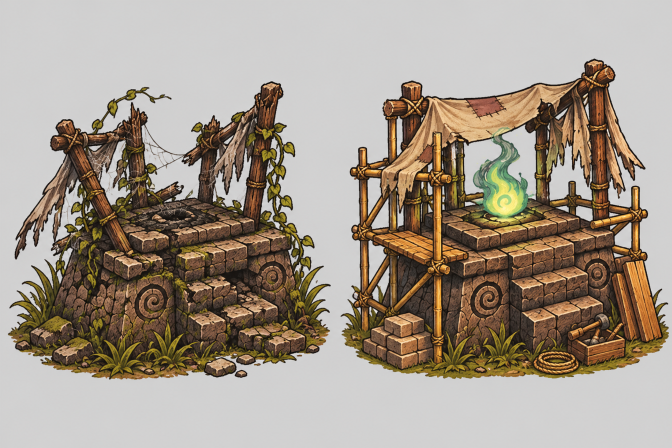
#> input picture art/vil2/src/altar_sheet.png, 1344 x 896 px, given in place of house_sheet.png, which was not available (shown at 1/2 size)
$ python clean_matte.py
#> lines starting #> are read from the running program, lines starting #| are printed output that depends on the picture; after the words box and inside, x2 and y2 are one past the last pixel; in counts of white or black regions, pixels touching at a corner belong together
### art/vil2/bld_states.py
#!/usr/bin/env python3
"""建築三態處理：python3 bld_states.py <sheet.png> <key> <outdir>
sheet 為左（廢墟）右（修復中）兩張並排、淺灰底。按中間最空的一條直線切開，
每半邊去底做透明，再按原 sprite（godot/assets/spr/<key>.webp）的物件高度與底部中心對齊，
輸出 <key>_ruin.webp、<key>_repair.webp（同原圖畫布尺寸）。"""
import sys
import numpy as np
from PIL import Image
from scipy import ndimage

SPR = "/home/claude/wt/artb/godot/assets/spr"


# [29 lines left out: functions fgmask, split, not called in this run]


def place(im, key):
    ref = Image.open(f"{SPR}/{key}.webp").convert("RGBA"); rb = ref.getbbox()
    s = (rb[3] - rb[1]) / im.height
    s = min(s, (rb[2] - rb[0]) * 1.08 / im.width)
    im = im.resize((max(1, int(im.width * s)), max(1, int(im.height * s))), Image.LANCZOS)
    cv = Image.new("RGBA", ref.size); cx = (rb[0] + rb[2]) // 2
    cv.alpha_composite(im, (cx - im.width // 2, rb[3] - im.height))
    return ref, cv


# [11 lines that do not run on import are left out]

### art/vil2/clean_matte.py
#!/usr/bin/env python3
"""乾淨去底（v2）：python3 clean_matte.py
從 src/<key>_sheet.png（左廢墟、右修復中，淺灰底）與 furnace_3state_sheet.png（廢墟｜修復中｜完成）
重新去底，輸出 sprites/<key>_{ruin,repair}.webp 與 furnace_{ruin,repair,done}.webp。
做法：
- 以邊框中位數估底色；與外框連通、接近底色的像素才算背景（不誤挖畫內的灰色）。
- 被包住、接近底色、面積 >150px 的洞也挖走（棚架、藤蔓間的灰底）。
- 邊緣 2px 內按色差算軟 alpha，並做「去灰」：反推前景色 C=(I-(1-a)*bg)/a，消除灰邊。
- 刪掉與主體不連、面積 <600px 的碎點；最後 alpha 收 1px＋輕微平滑。
- 對齊同 bld_states.place（原 sprite 物件高度與底部中心）。
"""
import numpy as np
from PIL import Image
from scipy import ndimage
from bld_states import place

BG_T, CORE_T = 14, 48


def matte(a, keep_grey=False, soft_rule=False):
    rgb = a[..., :3].astype(float)
    bg = np.median(np.concatenate([a[0], a[-1], a[:, 0], a[:, -1]]), axis=0)[:3].astype(float)
    diff = np.abs(rgb - bg).sum(-1)
    bglike = diff < BG_T * 2.2
    lab, n = ndimage.label(bglike)
    border = set(np.unique(np.concatenate([lab[0], lab[-1], lab[:, 0], lab[:, -1]]))) - {0}
    outside = np.isin(lab, list(border))
    # 被包住的灰底洞
    chroma = rgb.max(-1) - rgb.min(-1)
    # 被包住的灰底（含 AI 畫的灰底漸層、略亮／略暗）：低彩度、平滑（局部標準差小）、成片
    lum = rgb.mean(-1)
    lstd = np.sqrt(np.maximum(ndimage.uniform_filter(lum ** 2, 5) - ndimage.uniform_filter(lum, 5) ** 2, 0))
    if keep_grey or soft_rule:   # 糯米田：灰色水面是畫的一部分，只挖與底色幾乎相同者
        hole = (diff < BG_T * 2.6) & (chroma < 10) & (lstd < 3) & ~outside
    else:
        hole = (lum > 168) & (lum < 250) & (chroma < 11) & ~outside
    hl, hn = ndimage.label(hole)
    if hn:
        hs = ndimage.sum(hole, hl, range(1, hn + 1))
        outside |= np.isin(hl, [i + 1 for i, s in enumerate(hs) if s > 12])
    fg = ~outside
    fg = ndimage.binary_opening(fg, iterations=1)
    # 去碎點：只留大塊（主體或 >600px）
    fl, fn = ndimage.label(fg)
    if fn:
        fs = ndimage.sum(fg, fl, range(1, fn + 1))
        big = max(fs)
        fg = np.isin(fl, [i + 1 for i, s in enumerate(fs) if s > max(600, big * 0.004)])
    # 軟 alpha：只在邊緣帶
    core = ndimage.binary_erosion(fg, iterations=2)
    band = fg & ~core
    al = np.where(core, 1.0, 0.0)
    soft = np.clip((diff - BG_T) / (CORE_T - BG_T), 0, 1)
    al = np.where(band, soft, al)
    # 收 1px，避免最外圈灰
    al = np.where(fg & ~ndimage.binary_erosion(fg, iterations=1), al * 0.55, al)
    al = ndimage.gaussian_filter(al, 0.6) * fg
    al = np.clip(al, 0, 1)
    al[al < 0.08] = 0
    # 去灰（前景色反推）
    a3 = al[..., None]
    col = np.where(a3 > 0.02, (rgb - (1 - a3) * bg) / np.maximum(a3, 0.02), rgb)
    col = np.clip(col, 0, 255)
    out = np.dstack([col, al * 255]).astype("uint8")
    return out


def panels(a, k):
    """依主體之間的空白直線切成 k 塊"""
    bg = np.median(np.concatenate([a[0], a[-1], a[:, 0], a[:, -1]]), axis=0)[:3]
    diff = np.abs(a[..., :3].astype(int) - bg).sum(-1)
    col = (diff > 40).sum(0)
    w = a.shape[1]
    cuts = []
    for i in range(1, k):
        c = w * i // k; lo, hi = c - w // (3 * k), c + w // (3 * k)
        cuts.append(lo + int(np.argmin(col[lo:hi])))
    xs = [0] + cuts + [w]
    return [a[:, xs[i]:xs[i + 1]] for i in range(k)]


def crop(im):
    return im.crop(im.getbbox())


if __name__ == "__main__":
    keys = ["house", "wood", "rice", "plank", "bun", "store", "home", "camp", "altar"]
    for k in keys:
        a = np.asarray(Image.open(f"src/{k}_sheet.png").convert("RGBA"))
#> a is the input picture: shape (896, 1344, 4); mean R, G, B, A 163.4, 152.1, 139.1, 255
        for part, name in zip(panels(a, 2), ["ruin", "repair"]):
#> in panels, `bg = np.median(np.concatenate([a[0], a[-1], a[:, 0], a[:, -1]]), axis=..`: bg = [209, 208, 208]
#> in panels, `col = (diff > 40).sum(0)`: col = 1344 values, max 631 at index 1186, min 0 at index 0, mean 403.3
#> after the loop in panels, `for i in range(1, k):`: cuts = [662]
#> in panels, `xs = [0] + cuts + [w]`: xs = [0, 662, 1344]
            im = crop(Image.fromarray(matte(part, keep_grey=(k == "rice"))))
#> in matte, `bg = np.median(np.concatenate([a[0], a[-1], a[:, 0], a[:, -1]]), axis=..`: bg = [209, 208, 208]
#> in matte, `bglike = diff < BG_T * 2.2`:
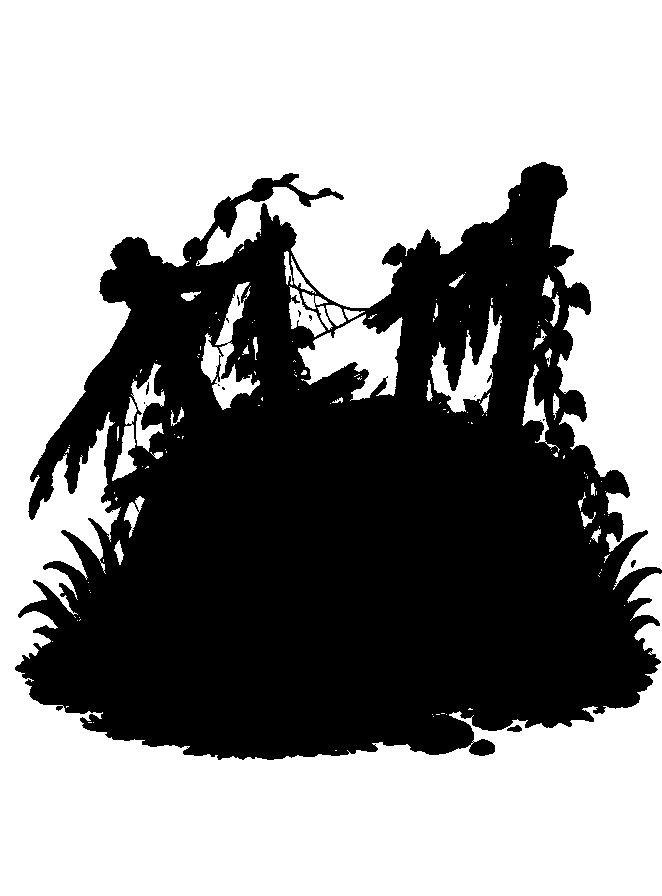
#> bglike: shape (896, 662) bool; 58.1% white; 13 black regions (9 under 20 px), largest, box (x1, y1, x2, y2) and area: (15, 162, 662, 760) 248305, (507, 725, 522, 732) 70, (631, 560, 636, 568) 27, (146, 382, 149, 395) 24
#> in matte, `lab, n = ndimage.label(bglike)`:
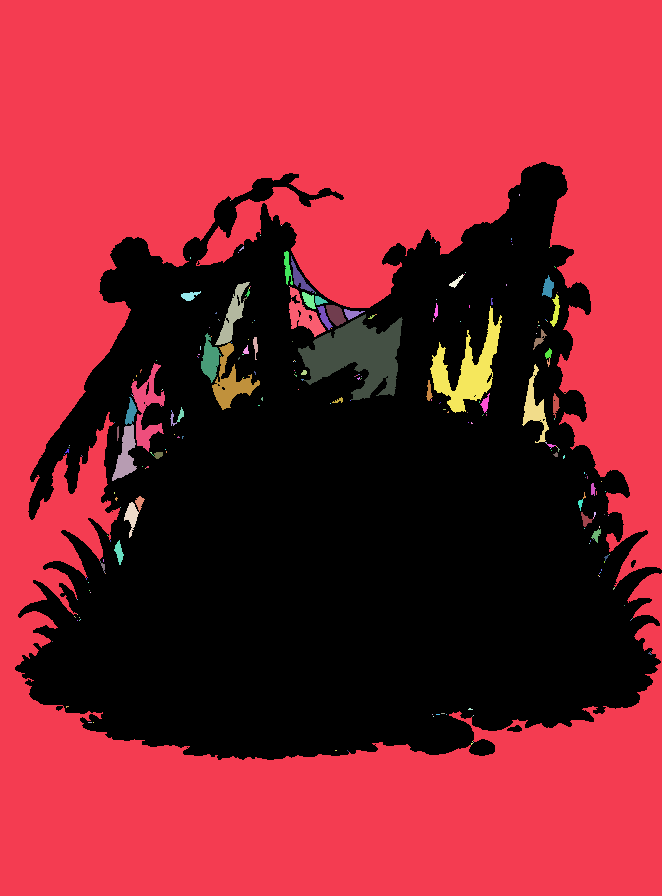
#> lab: shape (896, 662) int32; 248 distinct labels, from 0 to 247; one colour per label, 0 black
#> in matte, `lab, n = ndimage.label(bglike)`: n = 247
#> in matte, `border = set(np.unique(np.concatenate([lab[0], lab[-1], lab[:, 0], lab..`: border = 1 item
#> in matte, `outside = np.isin(lab, list(border))`: outside: shape (896, 662) bool; 55.3% white; 3 black regions, box (x1, y1, x2, y2) and area: (15, 162, 662, 760) 265313, (507, 725, 522, 732) 70, (631, 560, 636, 568) 27
#> in matte, `hole = (lum > 168) & (lum < 250) & (chroma < 11) & ~outside`: hole: shape (896, 662) bool; 3.5% white; 1032 white regions (1001 under 20 px), largest, box (x1, y1, x2, y2) and area: (297, 314, 403, 401) 4970, (430, 297, 502, 421) 3189, (200, 281, 261, 410) 2693
#> in matte, `hl, hn = ndimage.label(hole)`:
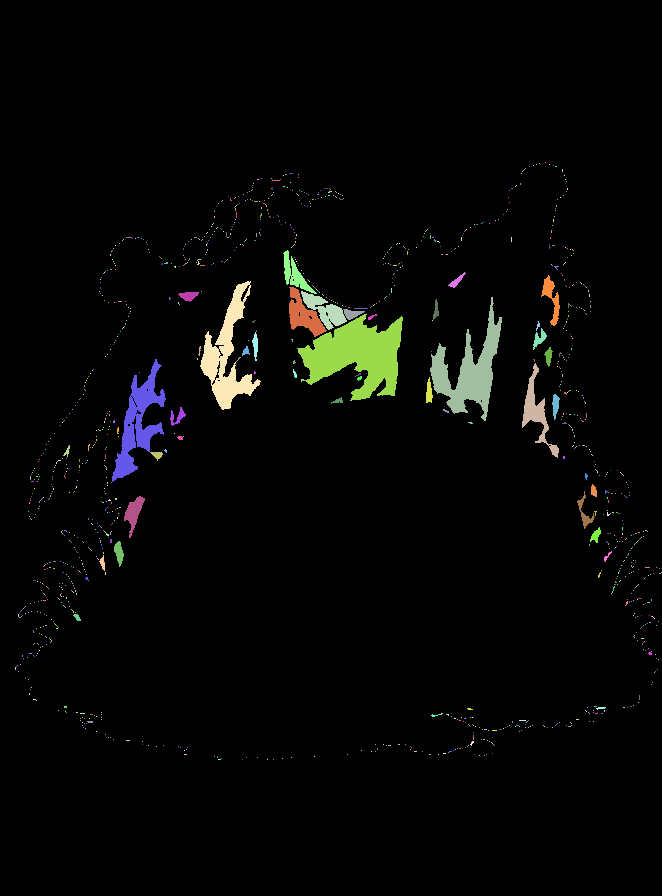
#> hl: shape (896, 662) int32; 1325 distinct labels, from 0 to 1324; one colour per label, 0 black
#> in matte, `hl, hn = ndimage.label(hole)`: hn = 1324
#> in matte, `hs = ndimage.sum(hole, hl, range(1, hn + 1))`: hs = 1324 values, max 4970 at index 460, min 1 at index 0, mean 15.7
#> in matte, `outside |= np.isin(hl, [i + 1 for i, s in enumerate(hs) if s > 12])`: outside: shape (896, 662) bool; 58.4% white; 16 black regions (11 under 20 px), largest, box (x1, y1, x2, y2) and area: (15, 162, 662, 760) 246289, (507, 725, 522, 732) 70, (593, 709, 605, 714) 46, (212, 361, 220, 385) 40, (631, 560, 636, 568) 27
#> in matte, `fg = ndimage.binary_opening(fg, iterations=1)`: fg: shape (896, 662) bool; 41.5% white; 20 white regions (13 under 20 px), largest, box (x1, y1, x2, y2) and area: (15, 162, 662, 760) 245630, (326, 320, 350, 335) 71, (507, 725, 522, 732) 68
#> in matte, `fl, fn = ndimage.label(fg)`:
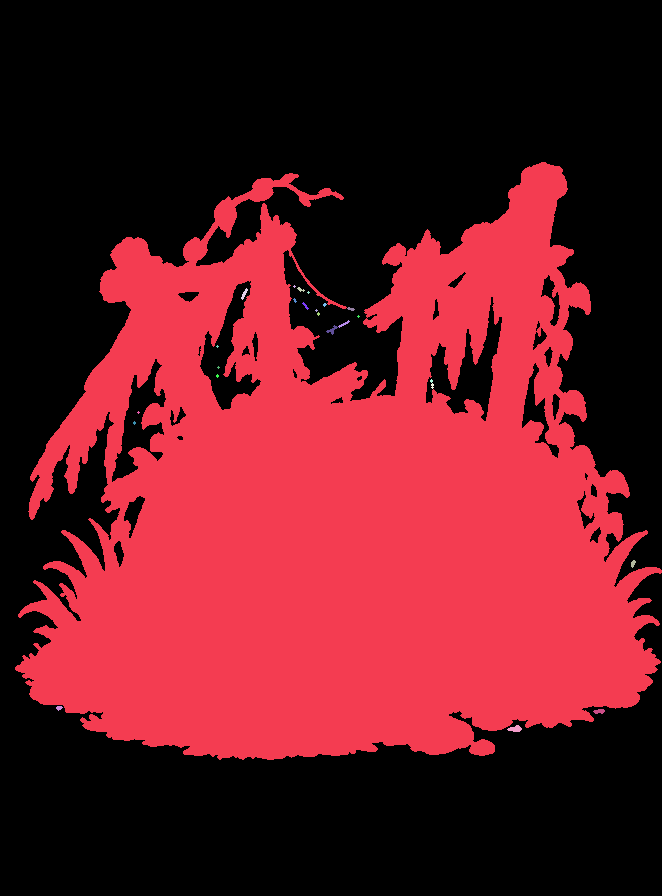
#> fl: shape (896, 662) int32; 26 distinct labels, from 0 to 25; one colour per label, 0 black
#> in matte, `fl, fn = ndimage.label(fg)`: fn = 25
#> in matte, `fs = ndimage.sum(fg, fl, range(1, fn + 1))`: fs = 25 values, max 245581 at index 0, min 5 at index 1, mean 9840.1
#> in matte, `big = max(fs)`: big = 245581
#> in matte, `fg = np.isin(fl, [i + 1 for i, s in enumerate(fs) if s > max(600, big ..`: fg: shape (896, 662) bool; 41.4% white; 1 white region, box (x1, y1, x2, y2) and area: (15, 162, 662, 760) 245581
#> in matte, `core = ndimage.binary_erosion(fg, iterations=2)`: core: shape (896, 662) bool; 38.8% white; 8 white regions (6 under 20 px), largest, box (x1, y1, x2, y2) and area: (17, 164, 660, 758) 230010, (317, 190, 331, 197) 44
#> in matte, `band = fg & ~core`: band: shape (896, 662) bool; 2.6% white in thin lines or dots, all inside (x1, y1, x2, y2) = (15, 162, 662, 760)
#> in matte, `al[al < 0.08] = 0`: al: shape (896, 662) float64; min 0, max 1, mean 0.406
            _, cv = place(im, k)
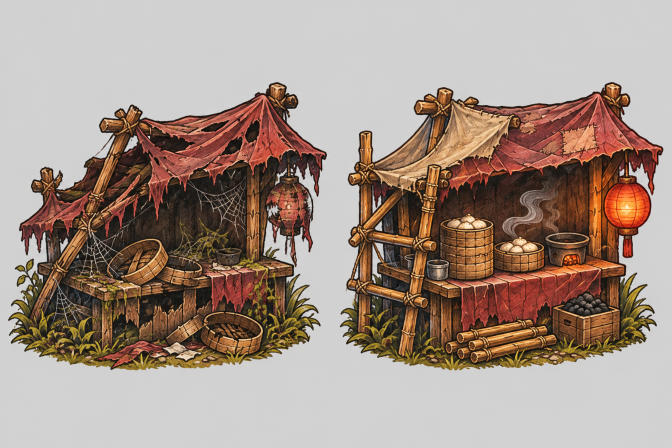
#> input picture art/vil2/src/bun_sheet.png, 1344 x 896 px, given in place of house.webp, which was not available (shown at 1/2 size)
#> in place, ref is the input picture: PIL image 1344x896 RGBA; mean R, G, B, A 165.3, 147.2, 136.4, 255
#> in place, `rb = ref.getbbox()`: rb = (0, 0, 1344, 896)
#> in place, `s = (rb[3] - rb[1]) / im.height`: s = 1.5
#> in place, `im = im.resize((max(1, int(im.width * s)), max(1, int(im.height * s)))..`:
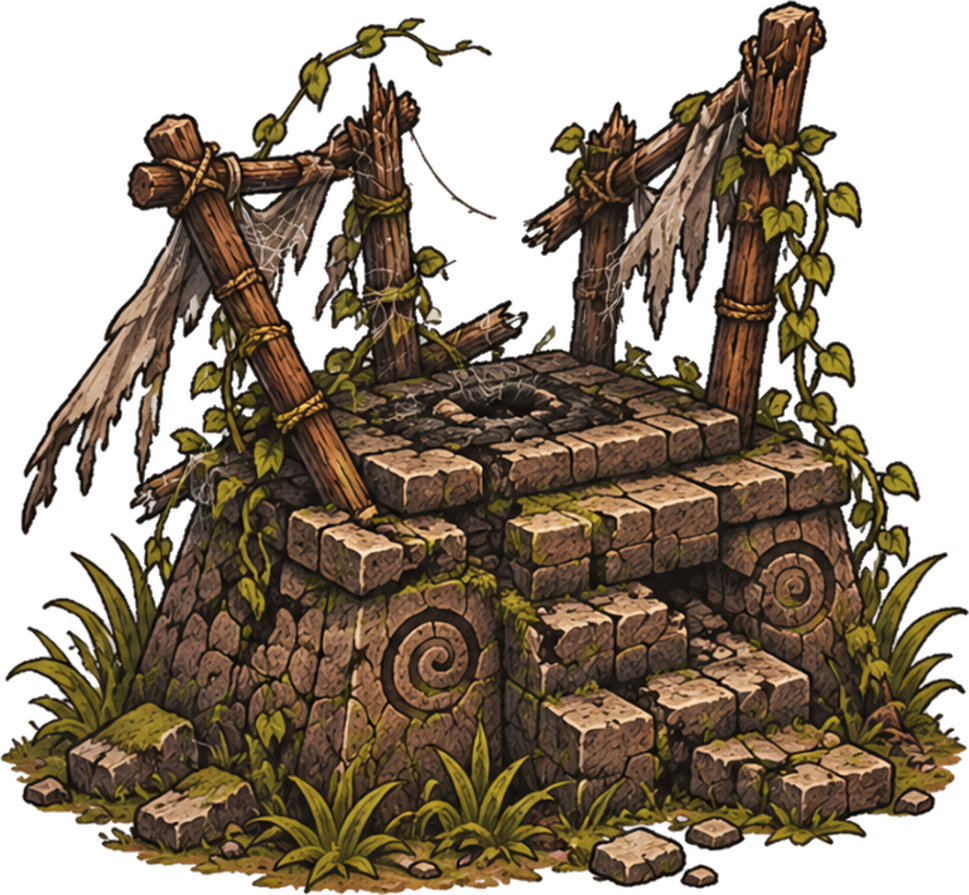
#> im: PIL image 969x895 RGBA; mean R, G, B, A 61.4, 48.6, 32.8, 159; transparent parts drawn white
#> in place, `cv = Image.new('RGBA', ref.size)`: cv: PIL image 1344x896 RGBA; every value is 0
#> in place, `cx = (rb[0] + rb[2]) // 2`: cx = 672
#> in place, `cv.alpha_composite(im, (cx - im.width // 2, rb[3] - im.height))`:
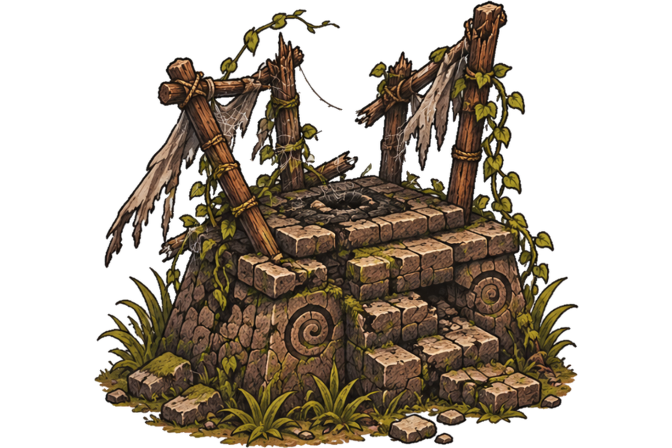
#> cv: PIL image 1344x896 RGBA (shown at 1/2 size); mean R, G, B, A 44.2, 35, 23.6, 114.5; transparent parts drawn white
#> (the run stopped early here; a loop or call above may not have finished)
